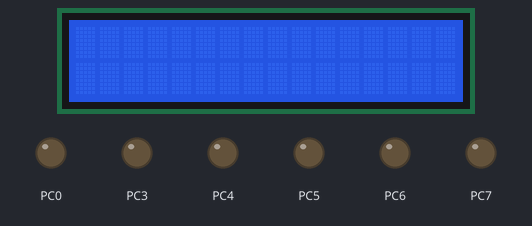
The program below on a simulated ATmega32, built with avr-gcc and emulated at 16 MHz. On the bench: 16×2 character LCD, output pins drawn as LEDs (lit = HIGH). Wiring (inferred from the signals the program sends): character LCD (HD44780): RS PC2; E PC1; data PD0, PD1, PD2, PD3, PD4, PD5, PD6, PD7. Pins used as bus, display or sensor lines are not drawn. At 3.0 s the program stops and its outputs stay as they are.

Above: at 0.3 s.
At 1.37 s:
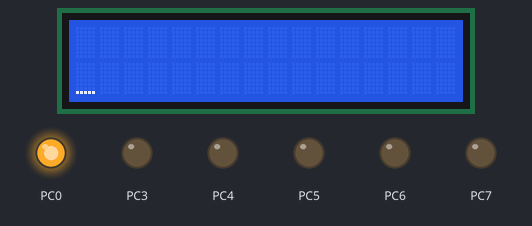
At 1.8 s:
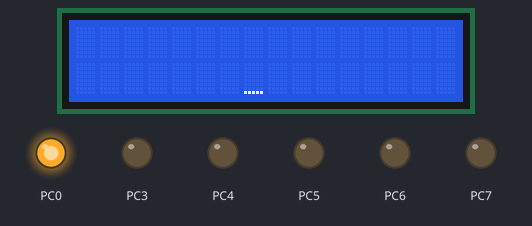
Timing chart, 0 to 3.3 s (numbered marks = the images above):
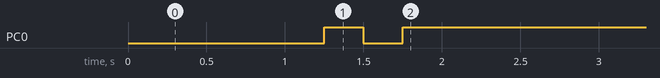

Measured:
- by itself, PC0: LOW → HIGH at 1.3 s, → LOW 0.25 s later, → HIGH 0.25 s later

The program:

main.c
```c
/*
 * lcd.c
 *
 * Created: 21-11-2020 15:05:16
 * Author : rohit
 */

#include <avr/io.h>
#define F_CPU 16e6
#include <util/delay.h>
void lcdDisplay(const char*);
void lcd_cmd(int);
void lcd_data(int);
int main(void)
{  DDRD=0xff;
	DDRC=0xff;
	lcd_cmd(0x38);
	lcd_cmd(0x01);
	lcd_cmd(0xC0);
	lcd_cmd(0x06);
	lcd_cmd(0x0E);
	lcd_data('a');
	lcd_cmd(0xc7);
	lcdDisplay("hello");
    /* Replace with your application code */
    while (1)
    {
    }
}
void lcd_cmd(int cmd){
	PORTD=cmd;
	PORTC=0x02;
	_delay_ms(250);
	PORTC=0x00;
}

void lcd_data(int data){
	PORTD=data;
	PORTC=0x03;
	_delay_ms(250);
	PORTC=0x01;
}
void lcdDisplay(const char *str){
	while(*str!='\0'){
		lcd_data(*str);
		str++;
	}}
```
